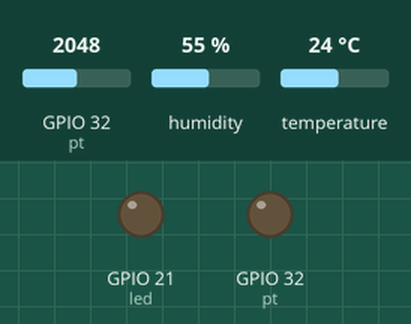
This sketch was run on a simulated ESP32. On the bench: output pins drawn as LEDs (lit = HIGH). Inputs (shaded band) come from the test bench; at power-on: temperature 24 °C, GPIO 32 (pt) = 2048, humidity 55 %. WiFi joins after 1.5 s; servers stay silent unless stated; what the sketch prints to the serial monitor is not drawn.

Above: at 3.0 s.
3.1 s: temperature set to 16 °C
6.0 s: temperature set to 13 °C
At 8.0 s:
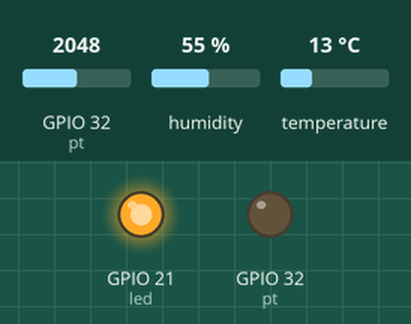
8.3 s: temperature set to 19 °C
At 9.6 s:
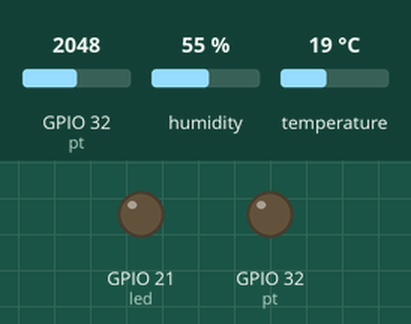
10.4 s: temperature set to 12 °C
At 12.0 s:
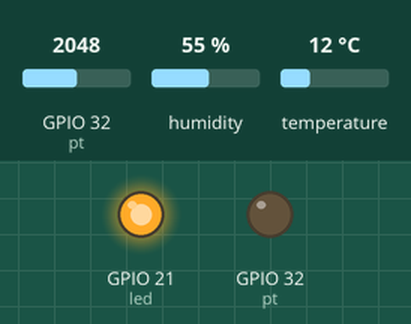
Timing chart, 0 to 13.4 s (numbered marks = the images above; inputs shaded):
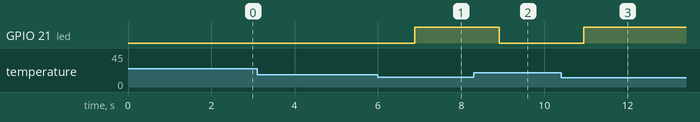

Measured:
- the behaviour switches between 15 and 14 °C on temperature (found by bisection; images 0 and 1)
- after the input at 3.1 s, every drawn part: stays the same
- after the input at 6.0 s, GPIO 21 (led): LOW → HIGH after 0.89 s
- after the input at 8.3 s, GPIO 21 (led): HIGH → LOW after 0.62 s
- after the input at 10.4 s, GPIO 21 (led): LOW → HIGH after 0.54 s

The sketch:

EwoutDoms_EvaluatieWeek5.ino
```cpp
#define BLYNK_TEMPLATE_ID "user2"
#define BLYNK_TEMPLATE_NAME "user2@server.wyns.it"

#define BLYNK_PRINT Serial

#include <WiFi.h>
#include <WiFiClient.h>
#include <BlynkSimpleEsp32.h>
#include <DHT.h>

int led = 21;
int pt = 32;
const int DHTPin = 4;
#define DHTTYPE DHT11
DHT dht(DHTPin, DHTTYPE);

char auth[] = "X8GS2yKNHz8-SjBw9qx8NFr_hovEsmbF";
char ssid[] = "embed";
char pass[] = "weareincontrol";

BlynkTimer timer;

void setup() {
  Serial.begin(115200);

  dht.begin();
  pinMode(led, OUTPUT);
  pinMode(pt, OUTPUT);
  analogWriteResolution(12);

  delay(10);
  Serial.print("Connecting to ");
  Serial.println(ssid);

  WiFi.begin(ssid, pass);
  int wifi_ctr = 0;
  while (WiFi.status() != WL_CONNECTED) {
    delay(500);
    Serial.print(".");
  }
  Serial.println("WiFi connected");

  Blynk.begin(auth, ssid, pass, "server.wyns.it", 8081);
  timer.setInterval(1000L, sendPotValue);
}

void loop() {
  timer.run();
  Blynk.run();
  delay(1000);
}

void sendPotValue() {
  float temperature = dht.readTemperature();
  String temp = "Temperatuur: " + String(temperature) + "°C";
  Serial.println(temp);
  Blynk.virtualWrite(V2, temperature);

  int temppotentio = map(analogRead(pt), 0, 4095, 0, 30);
  Serial.println("pt 0-30: " + String(temppotentio));
  Blynk.virtualWrite(V1, temppotentio);

  if (temperature < temppotentio) {
    digitalWrite(led, HIGH);
    Blynk.virtualWrite(V3, 255);
  } else {
    digitalWrite(led, LOW);
    Blynk.virtualWrite(V3, 0);
  }
}


BLYNK_WRITE(V4) {
  float temperature = dht.readTemperature();
  String temp = "Temperatuur: " + String(temperature) + "°C";
  Serial.println(temp);
  Blynk.virtualWrite(V2, temperature);

  // Function to handle the value changes of a slider widget in the Blynk app
  int newPotValue = param.asInt();      // Get the new value from the app
  Blynk.virtualWrite(V1, newPotValue);  // Update the value of virtual pin V1

  if (newPotValue > temperature) {
    digitalWrite(led, HIGH);
    Blynk.virtualWrite(V3, 255);
  } else {
    digitalWrite(led, LOW);
    Blynk.virtualWrite(V3, 0);
  }
  delay(1000);
}
```
